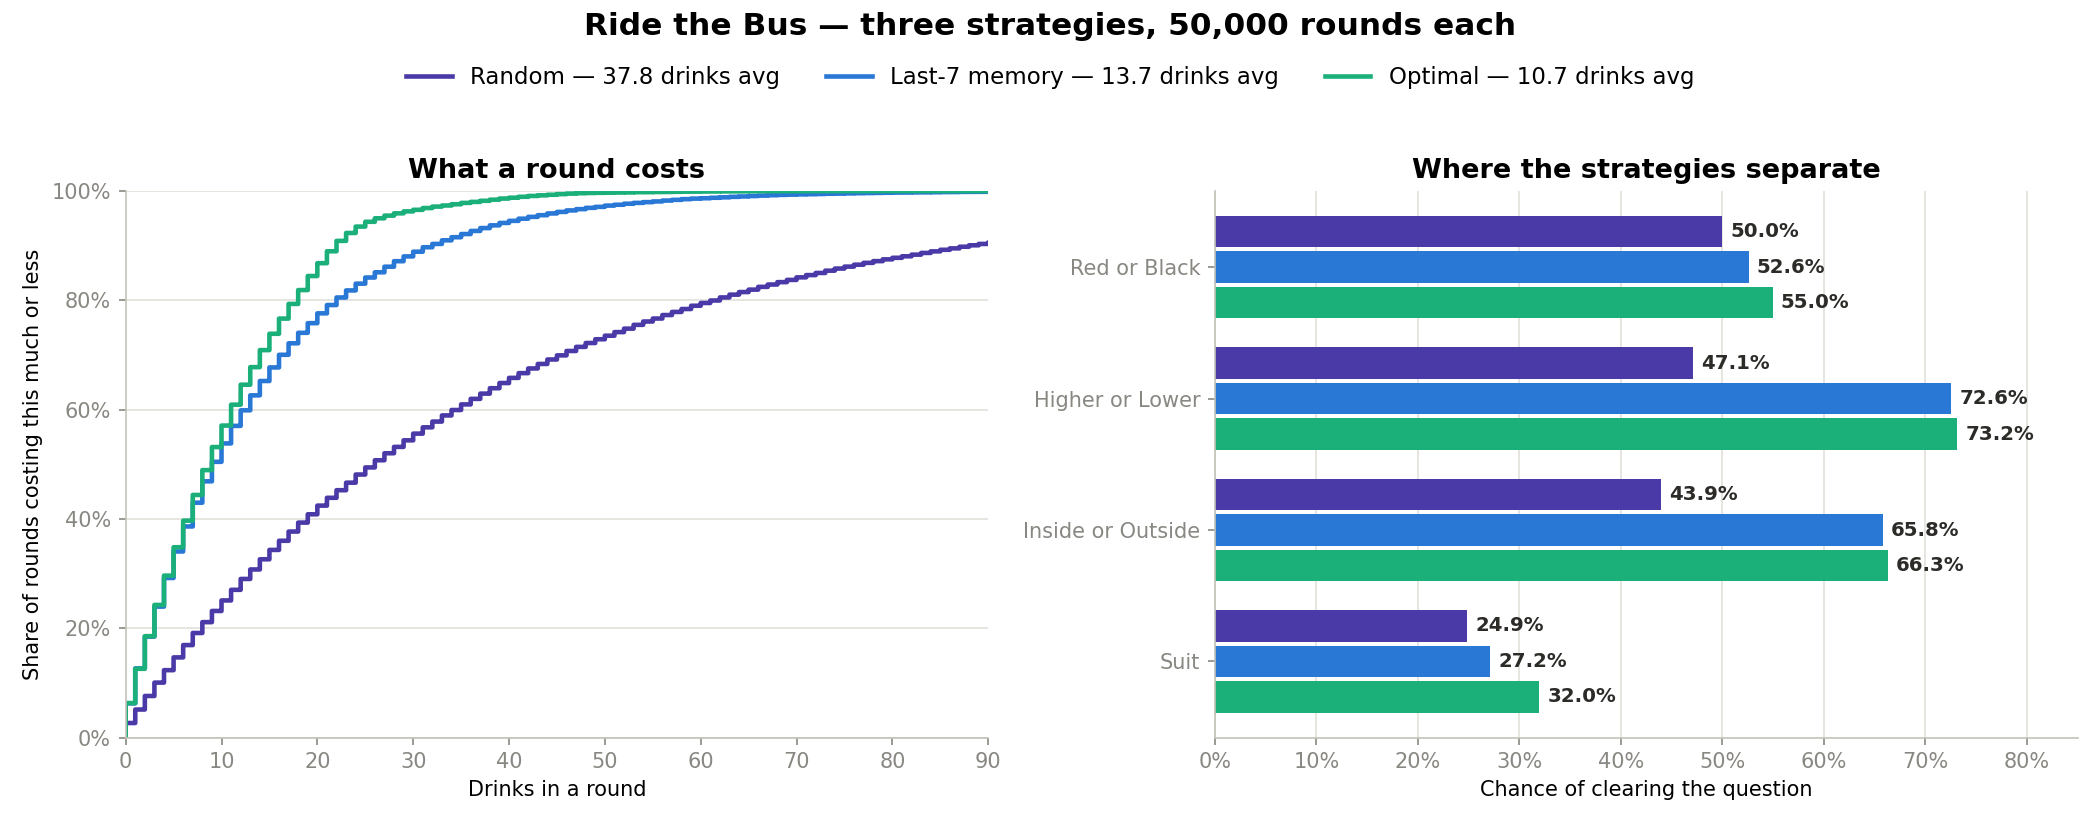

Recreate this plot in Python.
import numpy as np
import matplotlib.pyplot as plt
from matplotlib.ticker import PercentFormatter
from utils import (red_or_black, higher_or_lower, inside_or_outside, suit,
                   optimal_guess, reshuffle, new_counts, QUESTIONS, QUESTION_LABELS)

N_TRIALS = 50000

suits = ['♠', '♥', '♦', '♣']
ranks = ['A', '2', '3', '4', '5', '6', '7', '8', '9', '10', 'J', 'Q', 'K']

deck = [f"{rank}{suit}" for suit in suits for rank in ranks]

STRATEGIES = (
    ('random',  'Random',        '#4a3aa7'),
    ('last7',   'Last-7 memory', '#2a78d6'),
    ('optimal', 'Optimal',       '#1baf7a'),
)

COIN = {'red_or_black': ['red', 'black'],
        'higher_or_lower': ['higher', 'lower'],
        'inside_or_outside': ['inside', 'outside'],
        'suit': suits}

PUBLISHED = {'random': 37.80718, 'last7': 13.66434, 'optimal': 10.73798}

# game logic
def add_7_card(seen, card):
    if len(seen) < 7:
        seen.append(card)
        return seen
    else:
        seen.pop(0)
        seen.append(card)
        return seen

def run(strategy):
    np.random.seed(42)
    tries, wins = new_counts()
    drinks_obs = []
    for _ in range(N_TRIALS):
        shuffled_deck = list(np.random.permutation(deck))
        drinks_round = 0
        seen = []
        finished = False
        while not finished:
            table = []
            cleared = True
            for question in QUESTIONS:
                if len(shuffled_deck) == 0:
                    shuffled_deck = reshuffle(deck, table)
                    seen = list(table)
                tries[question] += 1
                if strategy == 'random':
                    guess = np.random.choice(COIN[question])
                else:
                    pool = (shuffled_deck if strategy == 'optimal'
                            else [c for c in deck if c not in seen])
                    guess = optimal_guess(pool, question,
                                          table[0] if table else None,
                                          table[1] if len(table) > 1 else None)
                card = shuffled_deck.pop()
                seen = add_7_card(seen, card)
                if question == 'red_or_black':
                    ok = guess == red_or_black(card)
                elif question == 'higher_or_lower':
                    ok = guess == higher_or_lower(table[0], card)
                elif question == 'inside_or_outside':
                    ok = guess == inside_or_outside(table[0], table[1], card)
                else:
                    ok = guess == suit(card)
                table = table + [card]
                if not ok:
                    drinks_round += 1
                    cleared = False
                    break
                wins[question] += 1
            if cleared:
                finished = True
                drinks_obs.append(drinks_round)
    return np.asarray(drinks_obs, dtype=float), tries, wins

results = {}
for key, label, _ in STRATEGIES:
    drinks, tries, wins = run(key)
    results[key] = (drinks, tries, wins)
    drift = drinks.mean() - PUBLISHED[key]
    flag = '' if abs(drift) < 0.05 else f'   <-- DRIFT from {PUBLISHED[key]:.3f}'
    print(f'{label:>16}: {drinks.mean():7.3f} drinks   median {np.median(drinks):5.1f}{flag}')

# comparison plot
fig, (ax, ax_q) = plt.subplots(1, 2, figsize=(14, 5.5))

x_max = np.ceil(np.percentile(results['random'][0], 90) / 10) * 10

handles = []
for key, label, color in STRATEGIES:
    drinks = results[key][0]
    ordered = np.sort(drinks)
    share = np.arange(1, drinks.size + 1) / drinks.size
    line, = ax.step(ordered, share, where='post', color=color, linewidth=2.2,
                    label=f'{label} — {drinks.mean():.1f} drinks avg')
    handles.append(line)

ax.set_xlim(0, x_max)
ax.set_ylim(0, 1)
ax.yaxis.set_major_formatter(PercentFormatter(xmax=1))
ax.set_xlabel('Drinks in a round')
ax.set_ylabel('Share of rounds costing this much or less')
ax.set_title('What a round costs', fontsize=13, fontweight='bold')
ax.grid(axis='y', color='#e1e0d9', linewidth=0.8)
ax.set_axisbelow(True)

height = 0.24
for i, question in enumerate(QUESTIONS):
    for j, (key, label, color) in enumerate(STRATEGIES):
        tries, wins = results[key][1], results[key][2]
        p = wins[question] / tries[question]
        y = i + (j - 1) * (height + 0.03)
        ax_q.barh(y, p, height=height, color=color, linewidth=0)
        ax_q.text(p + 0.008, y, f'{p:.1%}', va='center', fontsize=9.5,
                  color='#2c2b28', fontweight='bold')

ax_q.set_yticks(range(len(QUESTIONS)))
ax_q.set_yticklabels([QUESTION_LABELS[q] for q in QUESTIONS])
ax_q.invert_yaxis()
ax_q.set_xlim(0, 0.85)
ax_q.xaxis.set_major_formatter(PercentFormatter(xmax=1))
ax_q.set_xlabel('Chance of clearing the question')
ax_q.set_title('Where the strategies separate', fontsize=13, fontweight='bold')
ax_q.grid(axis='x', color='#e1e0d9', linewidth=0.8)
ax_q.set_axisbelow(True)

for a in (ax, ax_q):
    for side in ('top', 'right'):
        a.spines[side].set_visible(False)
    for side in ('left', 'bottom'):
        a.spines[side].set_color('#c3c2b7')
    a.tick_params(colors='#898781')

fig.suptitle(f'Ride the Bus — three strategies, {N_TRIALS:,} rounds each',
             fontsize=15, fontweight='bold', y=0.985)
fig.legend(handles=handles, loc='upper center', ncol=3, frameon=False,
           bbox_to_anchor=(0.5, 0.945), fontsize=11)
fig.tight_layout(rect=(0, 0, 1, 0.90))
fig.savefig('comparison.png', dpi=150)
plt.show()
